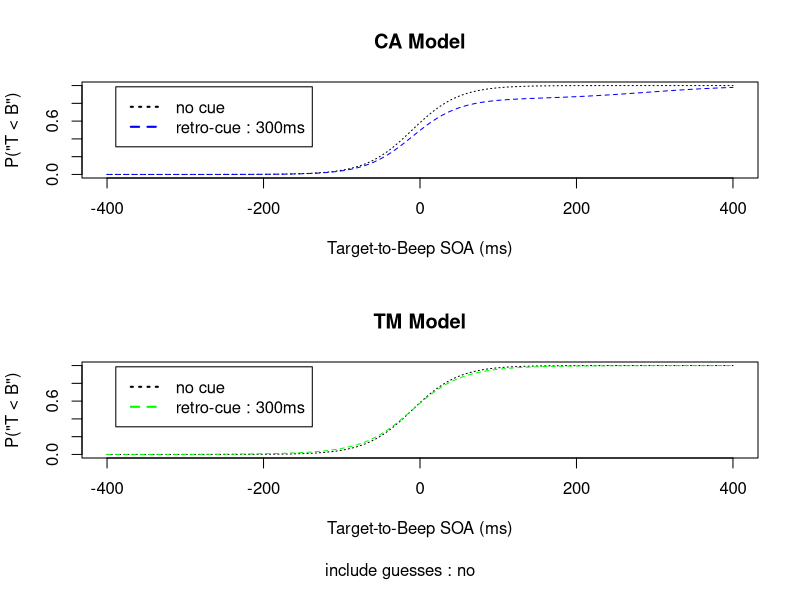

This chart was generated by the following R code:
#### Temporal Order Judgment (TOJ) Model ###

# Chaque essai a 3 issues possibles :
# 1. soit la cible n’a pas été perçue consciemment ;
# 2. soit la cible a été perçue consciemment directement ;
# 3. soit la cible a été perçue consciemment rétrospectivement grâce à la cue.
# Dans la suite, on qualifiera ces 3 types d'essai par 1. "guess", 2. "seen", et 3. "retro"

# Proportions of trials

# baseline probability to see the target with no cue,
# data from Sergent_Thibault_et_al 2016 PLOS
p.seen.nocue <- 0.55

# proportion of "guess" trials
p.guess <- function(soa.toCue) {
  # data from Sergent_Thibault_et_al 2016 PLOS
  data.soa.toCue <- c(-100, 100, 400)
  data.p.guess <-  c(0.24, 0.32, 0.39)
  # linear interpolation of data points
  approxfun(data.soa.toCue, data.p.guess, rule=2)(soa.toCue)
}

# fraction of "retro" trials among both "seen" and "retro" trials
fraction.retro <- function(soa.toCue) {
  if (soa.toCue >= 0) {
    # proportion of retro estimated as the increase in probability to see the target from baseline
    (1 - p.seen.nocue - p.guess(soa.toCue)) / p.seen.nocue
  } else {
    0 # retroperception cannot happen when the cue appears before the target
  }
}

p.trials <- function(soa.toCue, include.guesses = TRUE) {
  p.g <- if (include.guesses) p.guess(soa.toCue) else 0
  p.retro <- (1 - p.g) * fraction.retro(soa.toCue)
  p.seen <- 1 - p.g - p.retro
  list(guess = p.g, seen = p.seen, retro = p.retro)
}

p.trials.nocue <- function(include.guesses = TRUE) {
  p.g <- if (include.guesses) 1 - p.seen.nocue else 0
  p.s <- 1 - p.g
  list(guess = p.g, seen = p.s)
}

# Target-to-Beep Point of Subjective Simultaneity (PSS)

## base PSS when target is initially seen, no cue
pss.toBeep.seen <- -10 # -10ms from <W Fujisaki, S Shimojo, M Kashino, S Nishida - Nature neuroscience, 2004>

## PSS when target is seen by retroperception 
pss.toBeep.retro <- function(soa.toCue = 0, model) {
  if (model == "CA") { # Conscious Access Model: PSS close to cue
    pss.toBeep.seen + soa.toCue
  } else { # Time Marker Model: PSS close to beep
    pss.toBeep.seen # constant
  } 
}

# Slope

jnd.toBeep.seen <- 30 # from <Hanson_et_al 2008 Exp_Brain_Res RecalibrationOfPerceivedTimeAc> estimate of sensitivity to temporal order in the form of just-noticeable difference (JND) (approximately half the offset between the 27 and 73% response levels on the psychometric function)

jnd.toBeep.retro <- function(soa.toCue = 0, model) {
  jnd.toBeep.seen + soa.toCue / 10 # lower sensitivity when retro-seen
}

# Psychometric Functions

## logistic function to fit the psychometric functions to
logistic <- function(x, mu = 0, teta = 1) {
  1 / (1 + exp(-(x - mu) / teta))
}

## psychometric function for "guess" trials
p.beforeBeep.guess <- function(soa.toBeep) {
  0.5 # assuming no bias
}

## psychometric function for "seen" trials
p.beforeBeep.seen <- function(soa.toBeep) {
  logistic(soa.toBeep, pss.toBeep.seen, jnd.toBeep.seen)
}

## psychometric function for "retro" trials
p.beforeBeep.retro <- function(soa.toBeep, soa.toCue = 0, model) {
  pss <- pss.toBeep.retro(soa.toCue, model)
  jnd <- jnd.toBeep.retro(soa.toCue, model)
  logistic(soa.toBeep, pss, jnd)
}

# Mixture

## Mixture psychometric functions

p.beforeBeep.mixture <- function(soa.toBeep, soa.toCue = 0, model, include.guesses = TRUE) {
  proportions <- p.trials(soa.toCue, include.guesses)
  proportions$retro * p.beforeBeep.retro(soa.toBeep, soa.toCue, model) +
  proportions$seen * p.beforeBeep.seen(soa.toBeep) +
  proportions$guess * p.beforeBeep.guess(soa.toBeep)
}

p.beforeBeep.mixture.nocue <- function(soa.toBeep, include.guesses = TRUE) {
  proportions <- p.trials.nocue(include.guesses)
  proportions$guess * p.beforeBeep.guess(soa.toBeep) +
  proportions$seen * p.beforeBeep.seen(soa.toBeep)
}

# Plots

## comparer no-cue et (retro-)cue

data.soa.toBeep <- seq(-400, 400, by=1)
include.guesses <- FALSE
# include.guesses <- TRUE

## Figure 1 : Mixture psychometric function
data.soa.toCue <- 300
quartz()
par(mfrow=c(2, 1))
par(oma=c(2, 0, 0, 0))
plot.mixtures <- function(model, color) {
  plot(data.soa.toBeep, p.beforeBeep.mixture.nocue(data.soa.toBeep, include.guesses),
       type="l", col="black", lty="dotted",
       xlab="Target-to-Beep SOA (ms)", ylab="P(\"T < B\")",
       ylim=c(0,1),
       main=sprintf("%s Model", model))
  lines(data.soa.toBeep, p.beforeBeep.mixture(data.soa.toBeep, soa.toCue = data.soa.toCue, model, include.guesses),
        col=color, lty="dashed")
  legend("topleft", inset=.05, lwd=2,
         c("no cue", sprintf("retro-cue : %dms", data.soa.toCue)),
         col=c("black", color),
         lty=c("dotted", "dashed"))
}
plot.mixtures("CA", "blue")
plot.mixtures("TM", "green")
mtext(sprintf("include guesses : %s", if (include.guesses) "yes" else "no"), side=1, outer=TRUE)
